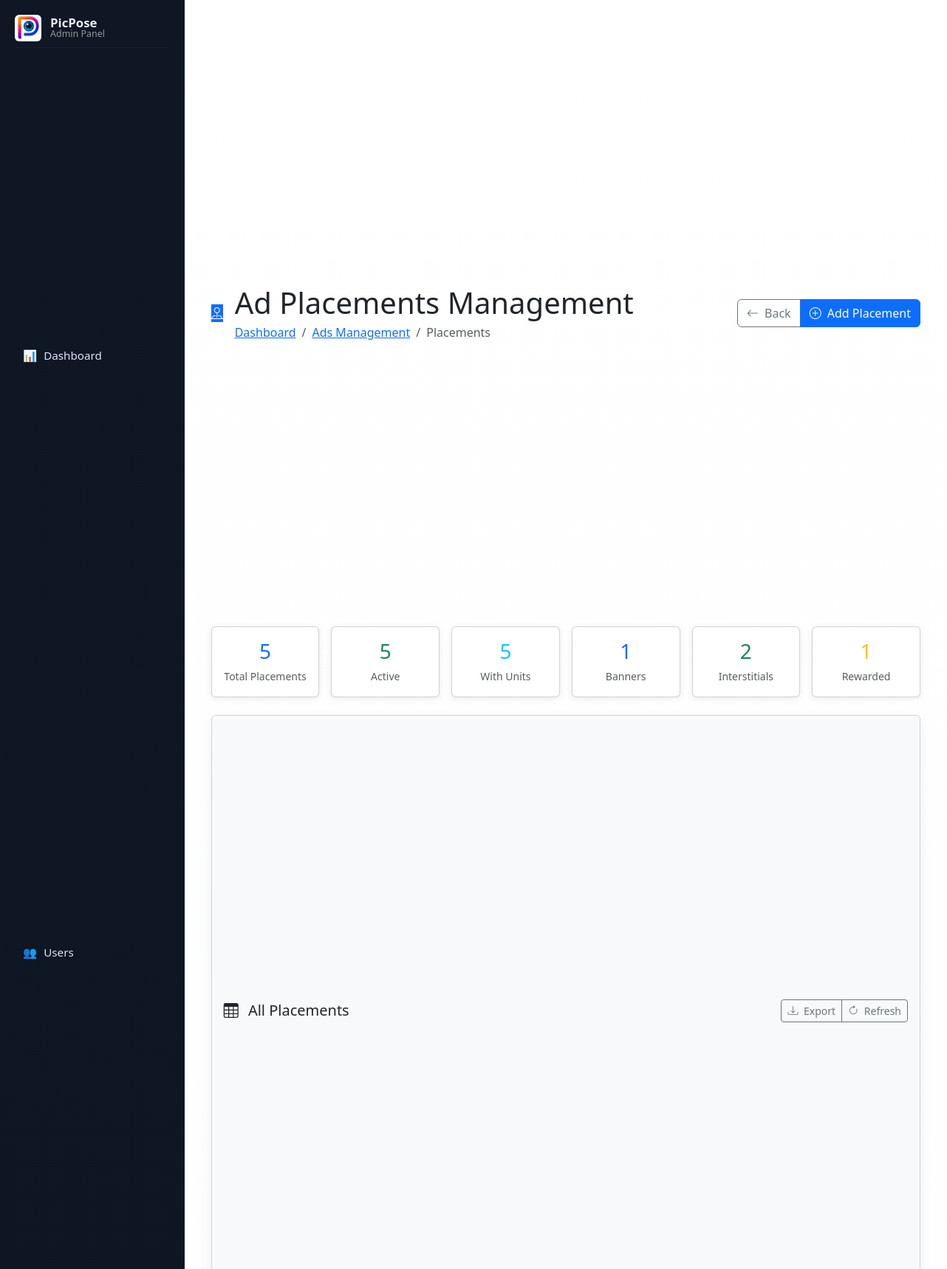
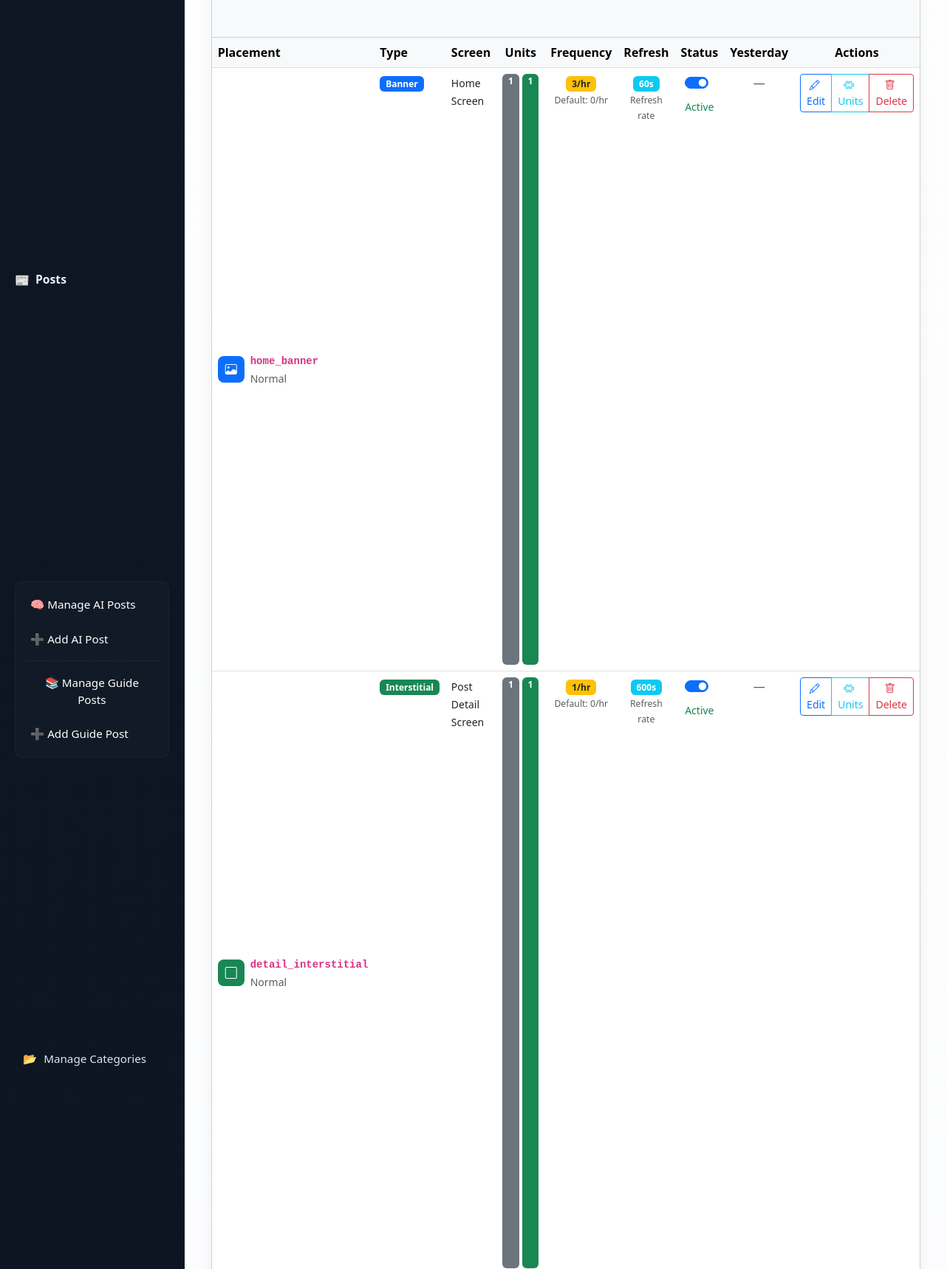
The app's page /pages/ads/placements.php (signed in, upper part) with its own data (2 pictures, top to bottom).
### tables this page shows
CREATE TABLE `ad_placements` (
  `id` int(11) NOT NULL,
  `key_name` varchar(100) NOT NULL COMMENT 'home_native, details_interstitial',
  `ad_type` enum('banner','native','interstitial','rewarded') NOT NULL,
  `enabled` tinyint(1) NOT NULL DEFAULT 1,
  `screen_hint` varchar(100) DEFAULT NULL COMMENT 'Home, Details, Favorites',
  `refresh_seconds` int(11) DEFAULT NULL COMMENT 'Banner/Native refresh',
  `frequency_override` int(11) DEFAULT NULL COMMENT 'Override global frequency',
  `created_at` timestamp NULL DEFAULT current_timestamp(),
  `auto_disabled` tinyint(4) DEFAULT 0,
  `last_ctr` decimal(5,2) DEFAULT NULL
);

CREATE TABLE `ads_global_settings` (
  `id` int(11) NOT NULL DEFAULT 1,
  `ads_enabled` tinyint(1) NOT NULL DEFAULT 1 COMMENT 'Master ON/OFF for all ads',
  `environment` enum('test','production') NOT NULL DEFAULT 'production',
  `cmp_required` tinyint(1) NOT NULL DEFAULT 1 COMMENT 'GDPR / consent required',
  `default_frequency_per_hour` int(11) NOT NULL DEFAULT 3,
  `config_version` int(11) NOT NULL DEFAULT 1 COMMENT 'Increment to force app reload',
  `updated_at` timestamp NULL DEFAULT current_timestamp() ON UPDATE current_timestamp()
);

### pages/ads/placements.php (the view, shortened to what the rows shown need)
<?php
require '../../config.php';
try {
    $placements_stmt = $conn->prepare("
        SELECT
            p.*,
            COUNT(DISTINCT u.id) as total_units,
            COUNT(DISTINCT CASE WHEN u.enabled = 1 THEN u.id END) as active_units,
            COUNT(DISTINCT CASE WHEN u.is_live = 1 THEN u.id END) as live_units,
            COALESCE(SUM(CASE WHEN u.is_test = 1 THEN 1 ELSE 0 END), 0) as test_units,
            COALESCE(SUM(CASE WHEN u.is_test = 0 THEN 1 ELSE 0 END), 0) as production_units,
            COALESCE(a.impressions, 0) as last_impressions,
            COALESCE(a.clicks, 0) as last_clicks,
            COALESCE(a.revenue, 0) as last_revenue
        FROM ad_placements p
        LEFT JOIN ad_network_units u ON p.id = u.placement_id
        LEFT JOIN (
            SELECT placement_key,
                   SUM(impressions) as impressions,
                   SUM(clicks) as clicks,
                   SUM(revenue) as revenue
            FROM ad_analytics
            WHERE stat_date = CURDATE() - INTERVAL 1 DAY
            GROUP BY placement_key
        ) a ON p.key_name COLLATE utf8mb4_unicode_ci = a.placement_key
        GROUP BY p.id
        ORDER BY p.enabled DESC, p.created_at DESC
    ");
    $placements_stmt->execute();
    $placements_result = $placements_stmt->get_result();
} catch (Exception $e) {
    error_log("Placements Query Error: " . $e->getMessage());
    $placements_result = null;
}
try {
    $global_stmt = $conn->prepare("SELECT default_frequency_per_hour FROM ads_global_settings WHERE id = 1");
    $global_stmt->execute();
    $global_result = $global_stmt->get_result();
    $global = $global_result->fetch_assoc();
} catch (Exception $e) {
    error_log("Global Settings Error: " . $e->getMessage());
    $global = ['default_frequency_per_hour' => 3];
}
$ad_type_icons = [
    'banner' => 'image',
    'interstitial' => 'square',
    'native' => 'file-earmark',
    'rewarded' => 'gift'
];
$ad_type_colors = [
    'banner' => 'primary',
    'interstitial' => 'success',
    'native' => 'info',
    'rewarded' => 'warning'
];
include '../../includes/header.php';
?>
<div class="container-fluid">
    <div class="page-header mb-4">
        <div class="d-flex justify-content-between align-items-center">
            <div class="d-flex align-items-center gap-3">
                <div>
                    <h1 class="mb-1">Ad Placements Management</h1>
                </div>
            </div>
        </div>
    </div>
    <div class="row g-3 mb-4">
        <?php
        $summary = [
            'total' => 0,
            'active' => 0,
            'with_units' => 0,
            'banners' => 0,
            'interstitials' => 0,
            'natives' => 0,
            'rewarded' => 0
        ];
        if ($placements_result) {
            $placements_result->data_seek(0);
            while($placement = $placements_result->fetch_assoc()) {
                $summary['total']++;
                if ($placement['enabled']) $summary['active']++;
                if ($placement['total_units'] > 0) $summary['with_units']++;
            }
            $placements_result->data_seek(0);
        }
        ?>
        <div class="col-md-2 col-sm-4 col-6">
            <div class="card stat-card-sm">
                <div class="card-body text-center">
                    <h3 class="text-primary mb-1"><?php echo $summary['total']; ?></h3>
                    <small class="text-muted">Total Placements</small>
                </div>
            </div>
        </div>
        <div class="col-md-2 col-sm-4 col-6">
            <div class="card stat-card-sm">
                <div class="card-body text-center">
                    <h3 class="text-success mb-1"><?php echo $summary['active']; ?></h3>
                    <small class="text-muted">Active</small>
                </div>
            </div>
        </div>
        <div class="col-md-2 col-sm-4 col-6">
            <div class="card stat-card-sm">
                <div class="card-body text-center">
                    <h3 class="text-info mb-1"><?php echo $summary['with_units']; ?></h3>
                    <small class="text-muted">With Units</small>
                </div>
            </div>
        </div>
    </div>
    <div class="card">
        <div class="card-body p-0">
            <div class="table-responsive">
                <table class="table table-hover mb-0" id="placementsTable">
                    <thead class="table-light">
                        <tr>
                            <th>Placement</th>
                            <th>Type</th>
                            <th>Screen</th>
                            <th class="text-center">Units</th>
                            <th class="text-center">Frequency</th>
                            <th class="text-center">Refresh</th>
                            <th class="text-center">Status</th>
                            <th class="text-center">Yesterday</th>
                            <th class="text-center">Actions</th>
                        </tr>
                    </thead>
                    <tbody>
                        <?php if ($placements_result && $placements_result->num_rows > 0): ?>
                            <?php while($placement = $placements_result->fetch_assoc()):
                                $ctr = $placement['last_impressions'] > 0 ?
                                    round(($placement['last_clicks'] / $placement['last_impressions']) * 100, 2) : 0;
                                $has_yesterday_data = $placement['last_impressions'] > 0;
                            ?>
                                <tr class="<?php echo $placement['enabled'] ? '' : 'table-secondary'; ?>">
                                    <td>
                                        <div class="d-flex align-items-center">
                                            <div class="icon-wrapper-sm bg-<?php echo $ad_type_colors[$placement['ad_type']]; ?> me-2">
                                                <i class="bi bi-<?php echo $ad_type_icons[$placement['ad_type']]; ?> text-white"></i>
                                            </div>
                                            <div>
                                                <strong class="d-block">
                                                    <code><?php echo htmlspecialchars($placement['key_name']); ?></code>
                                                </strong>
                                                <small class="text-muted">
                                                    <?php echo $placement['auto_disabled'] ? '⚠️ Auto-disabled' : 'Normal'; ?>
                                                </small>
                                            </div>
                                        </div>
                                    </td>
                                    <td>
                                        <span class="badge bg-<?php echo $ad_type_colors[$placement['ad_type']]; ?>">
                                            <?php echo ucfirst($placement['ad_type']); ?>
                                        </span>
                                    </td>
                                    <td>
                                        <small><?php echo htmlspecialchars($placement['screen_hint'] ?: 'N/A'); ?></small>
                                    </td>
                                    <td class="text-center">
                                        <div class="d-flex justify-content-center gap-1">
                                            <span class="badge bg-secondary" title="Total Units">
                                                <?php echo $placement['total_units']; ?>
                                            </span>
                                            <?php if ($placement['active_units'] > 0): ?>
                                                <span class="badge bg-success" title="Active Units">
                                                    <?php echo $placement['active_units']; ?>
                                                </span>
                                            <?php endif; ?>
                                        </div>
                                    </td>
                                    <td class="text-center">
                                        <?php if ($placement['frequency_override']): ?>
                                            <span class="badge bg-warning text-dark" title="Overridden">
                                                <?php echo $placement['frequency_override']; ?>/hr
                                            </span>
                                            <small class="d-block text-muted">
                                                <small>Default: <?php echo $global['default_frequency_per_hour']; ?>/hr</small>
                                            </small>
                                        <?php endif; ?>
                                    </td>
                                    <td class="text-center">
                                        <?php if ($placement['refresh_seconds']): ?>
                                            <span class="badge bg-info">
                                                <?php echo $placement['refresh_seconds']; ?>s
                                            </span>
                                            <small class="d-block text-muted">
                                                <small>Refresh rate</small>
                                            </small>
                                        <?php else: ?>
                                            <span class="text-muted">—</span>
                                        <?php endif; ?>
                                    </td>
                                    <td class="text-center">
                                        <div class="form-check form-switch d-inline-block">
                                            <input class="form-check-input" type="checkbox"
                                                   <?php echo $placement['enabled'] ? 'checked' : ''; ?>
                                                   onchange="togglePlacement(<?php echo $placement['id']; ?>, this.checked)">
                                        </div>
                                        <div>
                                            <small class="text-<?php echo $placement['enabled'] ? 'success' : 'danger'; ?>">
                                                <?php echo $placement['enabled'] ? 'Active' : 'Inactive'; ?>
                                            </small>
                                        </div>
                                    </td>
                                    <td class="text-center">
                                        <?php if ($has_yesterday_data): ?>
                                            <div class="small">
                                                <div class="d-flex justify-content-center gap-2">
                                                    <span title="Impressions">
                                                        <i class="bi bi-eye text-primary"></i>
                                                        <?php echo number_format($placement['last_impressions']); ?>
                                                    </span>
                                                    <span title="Clicks">
                                                        <i class="bi bi-cursor text-success"></i>
                                                        <?php echo number_format($placement['last_clicks']); ?>
                                                    </span>
                                                </div>
                                                <div>
                                                    <small class="text-<?php echo $ctr > 2 ? 'success' : ($ctr > 0.5 ? 'warning' : 'danger'); ?>">
                                                        CTR: <?php echo $ctr; ?>%
                                                    </small>
                                                </div>
                                            </div>
                                        <?php else: ?>
                                            <span class="text-muted">—</span>
                                        <?php endif; ?>
                                    </td>
                                    <td class="text-center">
                                        <div class="btn-group" role="group">
                                            <button type="button" class="btn btn-sm btn-outline-primary"
                                                    onclick="editPlacement(<?php echo htmlspecialchars(json_encode($placement, JSON_HEX_APOS | JSON_HEX_QUOT | JSON_HEX_TAG | JSON_HEX_AMP), ENT_QUOTES, 'UTF-8'); ?>)"
                                                    title="Edit">
                                                <i class="bi bi-pencil me-1"></i> Edit
                                            </button>
                                            <a href="units.php?placement=<?php echo urlencode($placement['key_name']); ?>"
                                               class="btn btn-sm btn-outline-info" title="View Units">
                                                <i class="bi bi-puzzle me-1"></i> Units
                                            </a>
                                            <button type="button" class="btn btn-sm btn-outline-danger"
                                                    onclick="deletePlacement(<?php echo $placement['id']; ?>, '<?php echo htmlspecialchars($placement['key_name'], ENT_QUOTES, 'UTF-8'); ?>')"
                                                    title="Delete">
                                                <i class="bi bi-trash me-1"></i> Delete
                                            </button>
                                        </div>
                                    </td>
                                </tr>
                            <?php endwhile; ?>
                        <?php endif; ?>
                    </tbody>
                </table>
            </div>
        </div>
    </div>
</div>
<link rel="stylesheet" href="https://cdn.jsdelivr.net/npm/bootstrap-icons@1.10.0/font/bootstrap-icons.css">
<link href="https://cdn.jsdelivr.net/npm/bootstrap@5.3.0/dist/css/bootstrap.min.css" rel="stylesheet">
<?php include '../../includes/footer.php'; ?>

### records on screen
ad_placements: id "5"
ad_placements: key_name "home_banner", auto_disabled "Normal", ad_type "Banner", screen_hint "Home Screen", total_units "1", active_units "1", frequency_override "3", refresh_seconds "60", enabled "☑", shows "Active"
ads_global_settings: default_frequency_per_hour "0"
ad_placements: key_name "detail_interstitial", auto_disabled "Normal", ad_type "Interstitial", screen_hint "Post Detail Screen", total_units "1", active_units "1", frequency_override "1", refresh_seconds "600", enabled "☑", shows "Active"

### other values on screen
$summary['banners'] "1"
$summary['interstitials'] "2"
$summary['rewarded'] "1"
